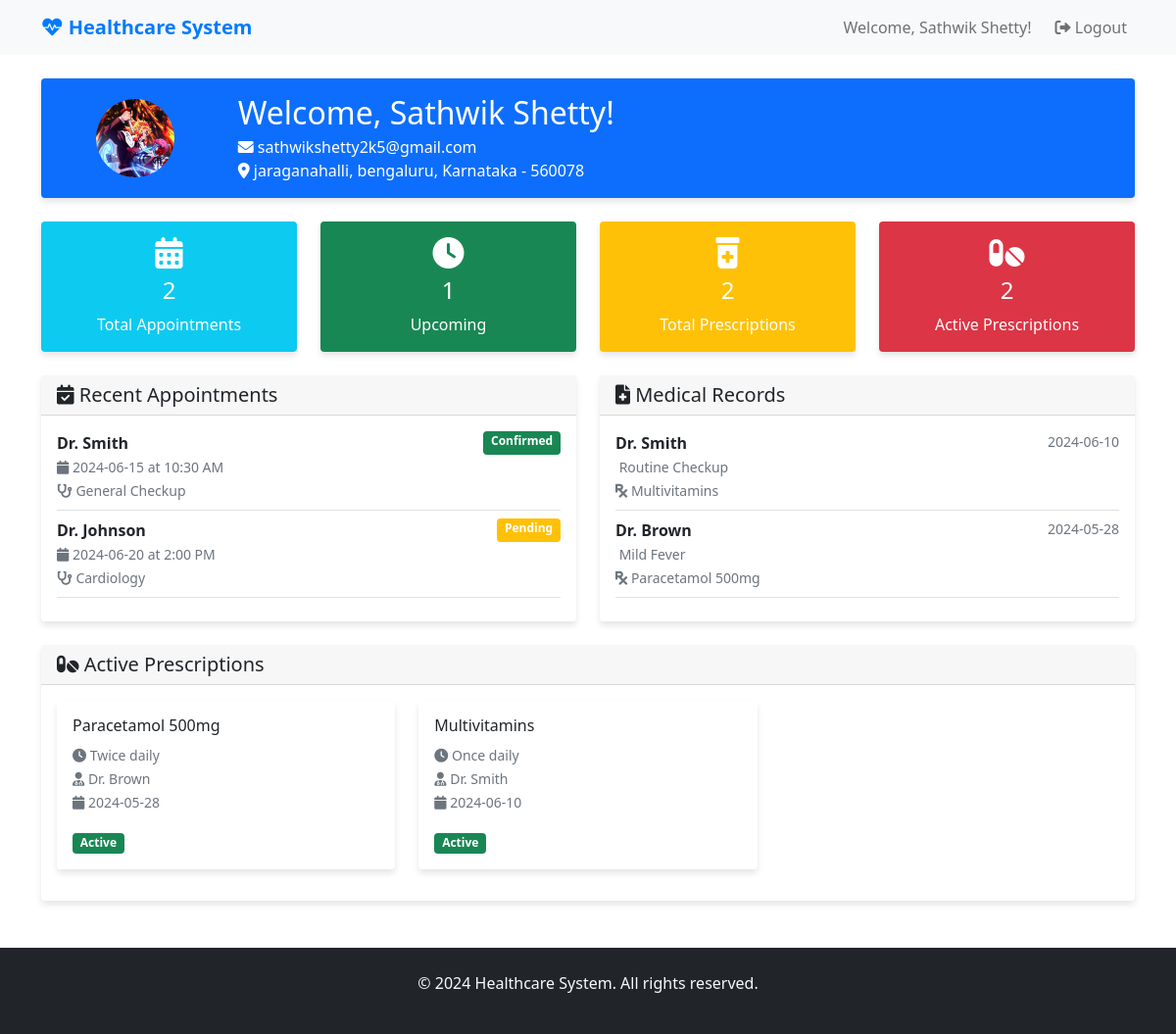
Screenshot of /patient/dashboard/ (signed in) with the database file from the repository.
### users/models.py (models this page shows, shortened)
class Patient(models.Model):
    user = models.OneToOneField(User, on_delete=models.CASCADE)
    profile_picture = models.ImageField(upload_to='profiles/patients/', blank=True, null=True)
    address = models.OneToOneField(Address, on_delete=models.SET_NULL, null=True, blank=True)

class Address(models.Model):
    line1 = models.CharField(max_length=255)
    city = models.CharField(max_length=100)
    state = models.CharField(max_length=100)
    pincode = models.CharField(max_length=10)

### users/views.py (the view)
# urls.py: path('patient/dashboard/', views.patient_dashboard, name='patient_dashboard'),
@login_required
def patient_dashboard(request):
    try:
        patient = Patient.objects.get(user=request.user)
        recent_appointments = [
            {
                'id': 1,
                'doctor_name': 'Dr. Smith',
                'date': '2024-06-15',
                'time': '10:30 AM',
                'status': 'Confirmed',
                'type': 'General Checkup'
            },
            {
                'id': 2,
                'doctor_name': 'Dr. Johnson',
                'date': '2024-06-20',
                'time': '2:00 PM',
                'status': 'Pending',
                'type': 'Cardiology'
            }
        ]
        medical_records = [
            {
                'id': 1,
                'date': '2024-06-10',
                'doctor': 'Dr. Smith',
                'diagnosis': 'Routine Checkup',
                'prescription': 'Multivitamins'
            },
            {
                'id': 2,
                'date': '2024-05-28',
                'doctor': 'Dr. Brown',
                'diagnosis': 'Mild Fever',
                'prescription': 'Paracetamol 500mg'
            }
        ]
        prescriptions = [
            {
                'id': 1,
                'medicine': 'Paracetamol 500mg',
                'dosage': 'Twice daily',
                'prescribed_by': 'Dr. Brown',
                'date': '2024-05-28',
                'status': 'Active'
            },
            {
                'id': 2,
                'medicine': 'Multivitamins',
                'dosage': 'Once daily',
                'prescribed_by': 'Dr. Smith',
                'date': '2024-06-10',
                'status': 'Active'
            }
        ]
        stats = {
            'total_appointments': len(recent_appointments),
            'upcoming_appointments': len([a for a in recent_appointments if a['status'] == 'Confirmed']),
            'total_prescriptions': len(prescriptions),
            'active_prescriptions': len([p for p in prescriptions if p['status'] == 'Active'])
        }
        context = {
            'patient': patient,
            'user': request.user,
            'recent_appointments': recent_appointments[:3],  # Show only 3 recent
            'medical_records': medical_records[:3],  # Show only 3 recent
            'prescriptions': prescriptions[:3],  # Show only 3 recent
            'stats': stats,
        }
        return render(request, 'patient_dashboard.html', context)
    except Patient.DoesNotExist:
        messages.error(request, 'Patient profile not found')
        return redirect('home')

### templates/patient_dashboard.html (shortened to what this page needs)
{% extends 'base.html' %}
{% block content %}
<div class="container mt-4">
    <div class="row mb-4">
        <div class="col-12">
            <div class="card bg-primary text-white">
                <div class="card-body">
                    <div class="row align-items-center">
                        <div class="col-md-2 text-center">
                            {% if patient.profile_picture %}
                                <img src="{{ patient.profile_picture.url }}" alt="Profile" class="rounded-circle" style="width: 80px; height: 80px; object-fit: cover;">
                            {% else %}
                                <div class="bg-light rounded-circle d-inline-flex align-items-center justify-content-center" style="width: 80px; height: 80px;">
                                    <i class="fas fa-user fa-2x text-primary"></i>
                                </div>
                            {% endif %}
                        </div>
                        <div class="col-md-10">
                            <h2 class="mb-1">Welcome, {{ user.get_full_name|default:user.username }}!</h2>
                            <p class="mb-0">
                                <i class="fas fa-envelope"></i> {{ user.email }}
                                {% if patient.address %}
                                    <br><i class="fas fa-map-marker-alt"></i>
                                    {{ patient.address.line1 }}, {{ patient.address.city }}, {{ patient.address.state }} - {{ patient.address.pincode }}
                                {% endif %}
                            </p>
                        </div>
                    </div>
                </div>
            </div>
        </div>
    </div>
    <div class="row mb-4">
        <div class="col-md-3">
            <div class="card dashboard-card bg-info text-white">
                <div class="card-body text-center">
                    <i class="fas fa-calendar-alt fa-2x mb-2"></i>
                    <h4>{{ stats.total_appointments }}</h4>
                    <p class="mb-0">Total Appointments</p>
                </div>
            </div>
        </div>
        <div class="col-md-3">
            <div class="card dashboard-card bg-success text-white">
                <div class="card-body text-center">
                    <i class="fas fa-clock fa-2x mb-2"></i>
                    <h4>{{ stats.upcoming_appointments }}</h4>
                    <p class="mb-0">Upcoming</p>
                </div>
            </div>
        </div>
        <div class="col-md-3">
            <div class="card dashboard-card bg-warning text-white">
                <div class="card-body text-center">
                    <i class="fas fa-prescription-bottle-alt fa-2x mb-2"></i>
                    <h4>{{ stats.total_prescriptions }}</h4>
                    <p class="mb-0">Total Prescriptions</p>
                </div>
            </div>
        </div>
        <div class="col-md-3">
            <div class="card dashboard-card bg-danger text-white">
                <div class="card-body text-center">
                    <i class="fas fa-pills fa-2x mb-2"></i>
                    <h4>{{ stats.active_prescriptions }}</h4>
                    <p class="mb-0">Active Prescriptions</p>
                </div>
            </div>
        </div>
    </div>
    <div class="row">
        <div class="col-md-6 mb-4">
            <div class="card">
                <div class="card-header">
                    <h5 class="mb-0"><i class="fas fa-calendar-check"></i> Recent Appointments</h5>
                </div>
                <div class="card-body">
                    {% if recent_appointments %}
                        {% for appointment in recent_appointments %}
                            <div class="border-bottom pb-2 mb-2">
                                <div class="d-flex justify-content-between">
                                    <strong>{{ appointment.doctor_name }}</strong>
                                    <span class="badge {% if appointment.status|lower == 'confirmed' %}bg-success{% else %}bg-warning{% endif %}">
                                        {{ appointment.status }}
                                    </span>
                                </div>
                                <small class="text-muted">
                                    <i class="fas fa-calendar"></i> {{ appointment.date }} at {{ appointment.time }}
                                    <br><i class="fas fa-stethoscope"></i> {{ appointment.type }}
                                </small>
                            </div>
                        {% endfor %}
                    {% else %}
                        <p class="text-muted">No recent appointments</p>
                    {% endif %}
                </div>
            </div>
        </div>
        <div class="col-md-6 mb-4">
            <div class="card">
                <div class="card-header">
                    <h5 class="mb-0"><i class="fas fa-file-medical"></i> Medical Records</h5>
                </div>
                <div class="card-body">
                    {% if medical_records %}
                        {% for record in medical_records %}
                            <div class="border-bottom pb-2 mb-2">
                                <div class="d-flex justify-content-between">
                                    <strong>{{ record.doctor }}</strong>
                                    <small class="text-muted">{{ record.date }}</small>
                                </div>
                                <small class="text-muted">
                                     {{ record.diagnosis }}
                                    <br><i class="fas fa-prescription"></i> {{ record.prescription }}
                                </small>
                            </div>
                        {% endfor %}
                    {% else %}
                        <p class="text-muted">No medical records available</p>
                    {% endif %}
                </div>
            </div>
        </div>
    </div>
    <div class="row">
        <div class="col-12">
            <div class="card">
                <div class="card-header">
                    <h5 class="mb-0"><i class="fas fa-pills"></i> Active Prescriptions</h5>
                </div>
                <div class="card-body">
                    {% if prescriptions %}
                        <div class="row">
                            {% for prescription in prescriptions %}
                                <div class="col-md-4 mb-3">
                                    <div class="card border-left-primary">
                                        <div class="card-body">
                                            <h6 class="card-title">{{ prescription.medicine }}</h6>
                                            <p class="card-text">
                                                <small class="text-muted">
                                                    <i class="fas fa-clock"></i> {{ prescription.dosage }}
                                                    <br><i class="fas fa-user-md"></i> {{ prescription.prescribed_by }}
                                                    <br><i class="fas fa-calendar"></i> {{ prescription.date }}
                                                </small>
                                            </p>
                                            <span class="badge bg-success">{{ prescription.status }}</span>
                                        </div>
                                    </div>
                                </div>
                            {% endfor %}
                        </div>
                    {% else %}
                        <p class="text-muted">No active prescriptions</p>
                    {% endif %}
                </div>
            </div>
        </div>
    </div>
</div>
{% endblock %}

### templates/base.html (shortened to what this page needs)
<!DOCTYPE html>
<html lang="en">
<head>
    <link href="https://cdnjs.cloudflare.com/ajax/libs/bootstrap/5.1.3/css/bootstrap.min.css" rel="stylesheet">
    <link href="https://cdnjs.cloudflare.com/ajax/libs/font-awesome/6.0.0/css/all.min.css" rel="stylesheet">
</head>
<body>
    <nav class="navbar navbar-expand-lg navbar-light bg-light">
        <div class="container">
            <a class="navbar-brand" href="{% url 'home' %}">
                <i class="fas fa-heartbeat"></i> Healthcare System
            </a>
            <div class="navbar-nav ms-auto">
                {% if user.is_authenticated %}
                    <span class="navbar-text me-3">
                        Welcome, {{ user.get_full_name|default:user.username }}!
                    </span>
                    <a class="nav-link" href="{% url 'logout' %}">
                        <i class="fas fa-sign-out-alt"></i> Logout
                    </a>
                {% else %}
                    <a class="nav-link" href="{% url 'home' %}">Home</a>
                {% endif %}
            </div>
        </div>
    </nav>
    <main>
        {% block content %}
        {% endblock %}
    </main>
    <footer class="bg-dark text-light py-4 mt-5">
        <div class="container text-center">
            <p>&copy; 2024 Healthcare System. All rights reserved.</p>
        </div>
    </footer>
</body>
</html>

### templates/base.html (style rules this page uses)
.navbar-brand { font-weight: bold; color: #007bff !important; }
.card { box-shadow: 0 4px 6px rgba(0, 0, 0, 0.1); border: none; }
.dashboard-card { transition: transform 0.2s; }

### rows the page displays
Patient: profile_picture (picture), address.line1 "jaraganahalli", address.city "bengaluru", address.state "Karnataka", address.pincode "560078"

### other values shown
{{ user.get_full_name|default:user.username }} "Sathwik Shetty"
{{ user.email }} "sathwikshetty2k5@gmail.com"
{{ stats.total_appointments }} "2"
{{ stats.upcoming_appointments }} "1"
{{ stats.total_prescriptions }} "2"
{{ stats.active_prescriptions }} "2"
{{ appointment.doctor_name }} "Dr. Smith" "Dr. Johnson"
{{ appointment.status }} "Confirmed" "Pending"
{{ appointment.date }} "2024-06-15" "2024-06-20"
{{ appointment.time }} "10:30 AM" "2:00 PM"
{{ appointment.type }} "General Checkup" "Cardiology"
{{ record.doctor }} "Dr. Smith" "Dr. Brown"
{{ record.date }} "2024-06-10" "2024-05-28"
{{ record.diagnosis }} "Routine Checkup" "Mild Fever"
{{ record.prescription }} "Multivitamins" "Paracetamol 500mg"
